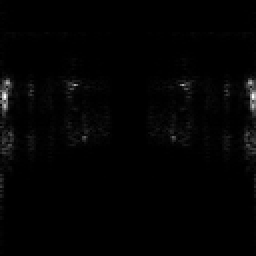
#> input picture data/augmentedSpectrogram_1/spectrogram_001.png, 128 x 128 px, given as the content of the folder data/spectrogram_1, which was not available (shown 2 times larger)
$ python augment_data.py
#> lines starting #> are read from the running program, lines starting #| are printed output that depends on the picture; after the words box and inside, x2 and y2 are one past the last pixel; in counts of white or black regions, pixels touching at a corner belong together; pictures that were not available may be replaced by others from this repository, and a replacement may not be noted
#> in augment_images, original_spectrogram is the input picture: shape (128, 128); min 0, max 255, mean 2.9
### record_data.py
"""
This is used to record the microphone data from Wilson
either as a spectrogram or as an audio array

INSTRUCTIONS:
    Audio read:
    - Upload "microphone_send_audio_in.ino" to tiny ml board
    - Set reading_audio to True

    Spectrogram read:
    - Upload "microphone_processed.ino" to the tiny ml board
    - Set reading_audio to False

    Recording data
    - Set the keyword id
    - Press reset on the tiny ml board
    - Directly after press run on this python file
    - when the red led is fully lit the tiny ml board is recording, there is a short flash just before it starts.


following this tutorial to fetch serial data:
https://projecthub.arduino.cc/ansh2919/serial-communication-between-python-and-arduino-663756

"""

import serial
import time
import numpy as np
import matplotlib.pyplot as plt
import re
import cv2
import os
import csv

# set true when tiny ml is conected
tiny_ml_connected = True


# [33 lines left out: function read_serial, not called in this run]

def remove_letters(input_string):
    return re.sub("[^0-9]", "", input_string)

# [108 lines left out: functions read_spectrogram, read_audio, not called in this run]

def save_spectrogram_blind(spectrogram):
    #cv2.imwrite("spectrogram_001.png", spectrogram)
    pass

def save_spectrogram(spectrogram, data_path, keyword_id):
    # save spectrogram in correct folder depending on the keyword id thats being used

    # put in right subfolder
    subfolder_path = os.path.join(data_path, str(keyword_id))

    # make subfolder if it did not exsist yet
    if not os.path.exists(subfolder_path):
        os.makedirs(subfolder_path)

    # Find the highest existing index and generate a new file name
    existing_files = os.listdir(subfolder_path)
    max_index = 0
    for file in existing_files:
        if file.startswith("spectrogram_") and file.endswith(".png"):
            try:
                index = int(file.split("_")[1].split(".")[0])
                max_index = max(max_index, index)
            except ValueError:
                pass

    new_index = max_index + 1
    # make new name with 3 leading zeros
    new_filename = f"spectrogram_{new_index:03d}.png"
    new_file_path = os.path.join(subfolder_path, new_filename)

    # Save the spectrogram to the new file
    cv2.imwrite(new_file_path, spectrogram)
    print(f"Spectrogram saved as {new_filename}")

# [64 lines left out: functions save_audio, show_spectrogram, plot_spectrogram, plot_audio, not called in this run]

# [32 lines that do not run on import are left out]

### augment_data.py
"""

"""
# import serial
# import time
import numpy as np
import matplotlib.pyplot as plt
# import re
import cv2
import os
# import csv
from record_data import save_spectrogram, save_audio

def augment_spectrogram(spectrogram):
    augmented_spectrogram = noisy(spectrogram, prob=np.random.uniform(0.001, 0.01))
    augmented_spectrogram = rotate_image(augmented_spectrogram, np.random.randint(-7,7))
    augmented_spectrogram = noisy(augmented_spectrogram, prob=np.random.uniform(0.001, 0.01))

    return augmented_spectrogram


def noisy(img, prob, noise_type="sp"):
    """
    ### Adding Noise ###
    img: image
    cj_type: {gauss: gaussian, sp: salt & pepper}

    #https://towardsdatascience.com/data-augmentation-compilation-with-python-and-opencv-b76b1cd500e0
    """
#> called with prob = 0.00594, noise_type = 'sp'
    if noise_type == "gauss":
        image = img.copy()
        mean = 0
        st = 0.7
        gauss = np.random.normal(mean, st, image.shape)
        gauss = gauss.astype('uint8')
        image = cv2.add(image, gauss)
        return image

    elif noise_type == "sp":
        image = img.copy()
        if len(image.shape) == 2:
            black = 0
            white = 255
        else:
            colorspace = image.shape[2]
            if colorspace == 3:  # RGB
                black = np.array([0, 0, 0], dtype='uint8')
                white = np.array([255, 255, 255], dtype='uint8')
            else:  # RGBA
                black = np.array([0, 0, 0, 255], dtype='uint8')
                white = np.array([255, 255, 255, 255], dtype='uint8')
        probs = np.random.random(image.shape[:2])
        image[probs < (prob / 2)] = black
#> image: shape (128, 128); 0.16% of pixels changed, all inside (x1, y1, x2, y2) = (0, 16, 128, 103)
        image[probs > 1 - (prob / 2)] = white
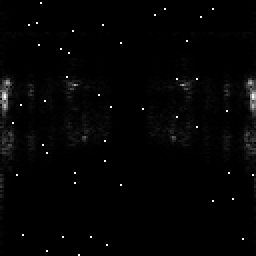
#> image: shape (128, 128) (shown 2 times larger); min 0, max 255, mean 3.6
        return image

def rotate_image(image, angle): #https://stackoverflow.com/questions/9041681/opencv-python-rotate-image-by-x-degrees-around-specific-point
#> called with angle = 2
  image_center = tuple(np.array(image.shape[1::-1]) / 2)
#> image_center = (64, 64)
  rot_mat = cv2.getRotationMatrix2D(image_center, angle, 1.0)
  result = cv2.warpAffine(image, rot_mat, image.shape[1::-1], flags=cv2.INTER_LINEAR)
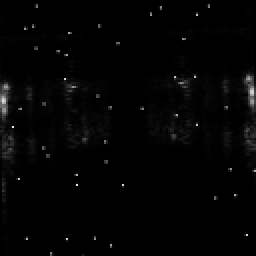
#> result: shape (128, 128) (shown 2 times larger); min 0, max 232, mean 3.5
#> call 2 of noisy, with prob = 0.00571, noise_type = 'sp'
#> in noisy (call 2), `image[probs < (prob / 2)] = black`: image: shape (128, 128); 0.18% of pixels changed, all inside (x1, y1, x2, y2) = (14, 17, 127, 99)
#> in noisy (call 2), `image[probs > 1 - (prob / 2)] = white`:
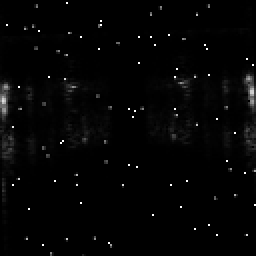
#> image: shape (128, 128) (shown 2 times larger); min 0, max 255, mean 4.2
  return result


def plot_two_digits(digits):
    plt.figure(figsize=(13, 6))
    axislabels = ["Unprocessed", "Processed"]
    for i in range(2):
        img = cv2.resize(digits[i], (128, 128))
        digit_sub = plt.subplot(2, 2, i + 1)
        digit_sub.imshow(img, cmap="gray")
        digit_sub.set_xlabel(f"{axislabels[i]}")

    plt.show()
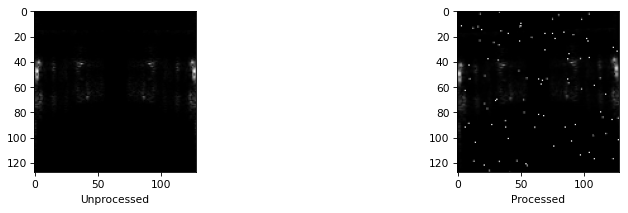
#> figure drawn by matplotlib, 2 panels

def augment_images(data_path, keyword_id):
    subfolder_path = os.path.join(data_path, str(keyword_id))
    existing_files = os.listdir(subfolder_path)


    for file in existing_files:
        print(os.path.join(subfolder_path,file))
        if file.startswith("spectrogram_") and file.endswith(".png"):
            original_spectrogram = cv2.imread(os.path.join(subfolder_path,file), cv2.IMREAD_GRAYSCALE)
            augmented_spectrogram = augment_spectrogram(original_spectrogram)
            spectrograms = [original_spectrogram, augmented_spectrogram]
            plot_two_digits(spectrograms)
            save_spectrogram(augmented_spectrogram,"data", "augmented_"+keyword_id)
            # pass


if __name__ == "__main__":
    # [4 lines of commented-out code are left out]

    augment_images("data", "spectrogram_1")

$ run again, on data/augmentedSpectrogram_2/spectrogram_016.png
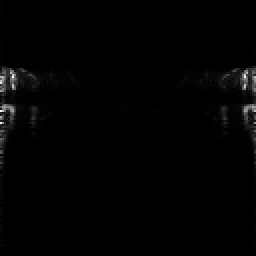
#> input picture data/augmentedSpectrogram_2/spectrogram_016.png, 128 x 128 px, given as the content of the folder data/spectrogram_1, which was not available (shown 2 times larger)
#> in augment_images, original_spectrogram is the input picture: shape (128, 128); min 0, max 255, mean 2.5
#> in noisy (call 2), `image[probs > 1 - (prob / 2)] = white`:
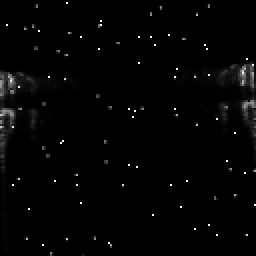
#> image: shape (128, 128) (shown 2 times larger); min 0, max 255, mean 3.8
#> in plot_two_digits, `plt.show()`:
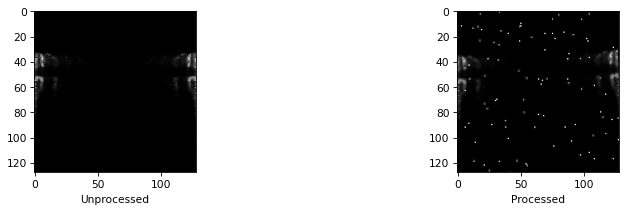
#> figure drawn by matplotlib, 2 panels
